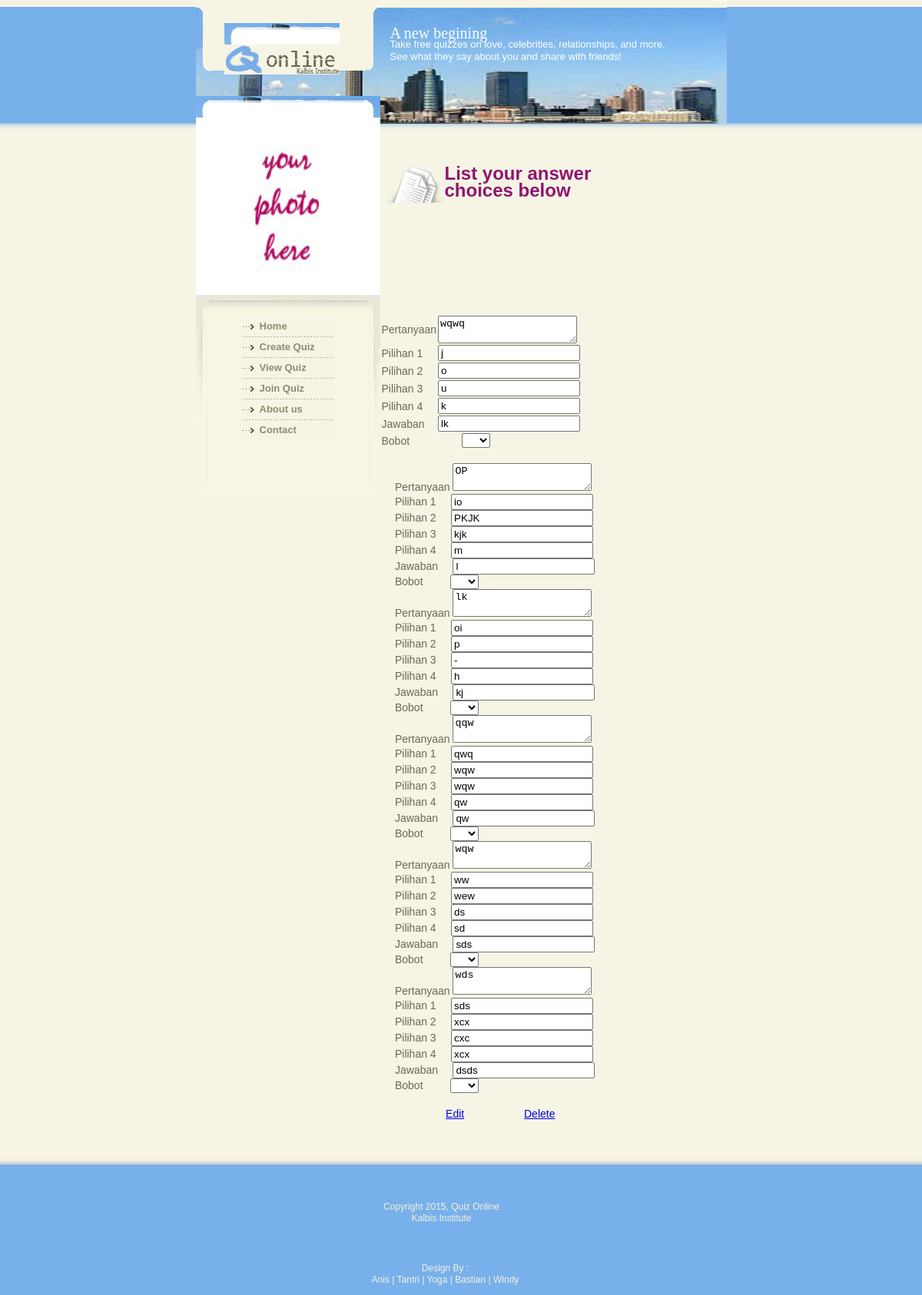
/view_quiz.php, run on the app's committed database.
### tables this page shows
CREATE TABLE IF NOT EXISTS `create_quiz` (
  `Kode_soal` int(11) NOT NULL AUTO_INCREMENT,
  `Matkul` text NOT NULL,
  `Pertanyaan` text NOT NULL,
  `Pilihan1` text NOT NULL,
  `Pilihan2` text NOT NULL,
  `Pilihan3` text NOT NULL,
  `Pilihan4` text NOT NULL,
  `Jawaban` text NOT NULL,
  `Bobot` int(11) NOT NULL,
  PRIMARY KEY (`Kode_soal`)
);

### view_quiz.php (the view, shortened to what this page needs)
<?php include ('koneksi.php'); ?>
<!DOCTYPE html PUBLIC "-//W3C//DTD XHTML 1.0 Transitional//EN" "http://www.w3.org/TR/xhtml1/DTD/xhtml1-transitional.dtd">
<html>
<head>
<link href="style.css" rel="stylesheet" type="text/css" />
</head>
<body>
<div id="mainPan">
  <div id="leftPan">
    <div id="leftTopPan"><img src="images/logo.jpg" title="Quiz Online" alt="Quiz Online" width="160" height="39" border="0" /></a> </div>
    <img src="images/user-online.jpg"; style="width:240px; height:231px; display:block; padding:28px 0 0;" />
	<ul>
      <li><a href="index.php">Home</a></li>
      <li><a href="create_quiz.php">Create Quiz</a></li>
      <li><a href="view_quiz.php">View Quiz</a></li>
	  <li><a href="join.php">Join Quiz</a></li>
      <li><a href="AboutUs.php">About us</a></li>
      <li class="contact"><a href="contact.php">Contact</a></li>
    </ul>
  </div>
  <div id="rightPan">
    <h1>A new begining<br />
     <span>Take free quizzes on love, celebrities, relationships, and more.
	  <br/>See what they say about you and share with friends!
	 </span></h1>
    <form action="view_quiz.php" method="post">
	<br>
	 <br>
	  <br>
		<table>
		<h4>
			List your answer choices below
		</h4>
		<table id="view_quiz">
			<?php
			$query = "SELECT * FROM create_quiz";
			$hasil = mysqli_query($koneksi, $query);
			while ($test = mysqli_fetch_assoc($hasil)){
			?>
		<tr>
			<br />
			<td width="67">Pertanyaan</td>
			<td width="269"><textarea name="question"><?php echo $test['Pertanyaan'];;?></textarea></td>
		</tr>
		<tr>
			<br />
			<td>Pilihan 1</td>
			<td><input type="text" name="pil1" value="<?php echo $test['Pilihan1'];?>"></td>
		</tr>
		<tr>
			<br />
			<td>Pilihan 2</td>
			<td><input type="text" name="pil2" value="<?php echo $test['Pilihan2'];?>"></td>
		</tr>
		<tr>
			<br />
			<td>Pilihan 3</td>
			<td><input type="text" name="pil3" value="<?php echo $test['Pilihan3'];?>"></td>
		</tr>
		<tr>
			<br />
			<td>Pilihan 4</td>
			<td><input type="text" name="pil4" value="<?php echo $test['Pilihan4'];?>"></td>
		</tr>
		<tr>
			<br />
			<td>Jawaban</td>
			<td><input type="text" name="answer" value="<?php echo $test['Jawaban'];?>"></td>
		</tr>
		<tr>
		<br />
			<td>Bobot</td>
			<td>
				<select name="bobot" value="<?php echo $test['Bobot'];?>">
					<option value=""></option>
					<option value="5">5</option>
				</select>
			</td>
		</tr>
		</table>
		<?php } ?>
		<tr>
		<br />
		<td colspan="2">
		 <br />
		&nbsp&nbsp&nbsp&nbsp&nbsp&nbsp&nbsp&nbsp&nbsp&nbsp&nbsp <a href="edit.php">Edit</a>
		&nbsp&nbsp&nbsp&nbsp&nbsp&nbsp&nbsp&nbsp&nbsp <a href="delete.php">Delete</a>
	</form>
	</div>
  </div>
<div id="footermainPan">
  <div id="footerPan">
    <p class="copyright">Copyright <?php echo date("Y"); ?>, Quiz Online <br>Kalbis Institute</br></p>
    <p class="design">Design By :<br />Anis | Tantri | Yoga | Bastian | Windy</p>
  </div>
</div>
</body>
</html>

### style.css (style rules this page uses)
body { margin:0px; padding:0px; background:url(images/mainbgg.jpg) 0 0 repeat-x #F6F4E4; color:#6B6854; font:14px/18px "Trebuchet MS", Arial, Helvetica, sans-serif; }
div, p, ul, h1, h2, h4, img, form, label ,table ,td,th { padding:0px; margin:0px; }
ul { list-style-type:none; }
#mainPan { width:691px; position:relative; margin:0 auto; padding:0px; }
img { width:240px; height:231px; display:block; background:url(images/img-bgg.jpg) 0 0 no-repeat; padding:28px 0 0; }
#leftPan { width:240px; float:left; }
#leftTopPan { width:240px; height:125px; position:relative; margin:0 auto; padding:0; background:url(images/left-topp.jpg) 0 0 no-repeat; }
#leftTopPan img { display: inline; width:150px; height:39px; margin:30px 0 0 37px; }
#leftPan ul { width:240px; height:231px; display:block; background:url(images/menu-bg.jpg) 0 0 no-repeat; padding:28px 0 0; }
#leftPan ul li { width:118px; height:27px; position:relative; margin:0 auto; background:url(images/dot.gif) 0 100% repeat-x; }
#leftPan ul li a { width:96px; height:26px; display:block; background:url(images/arrow-normal.gif) 0 50% no-repeat #F6F4E4; color:#8F8C73; font:13px/26px "Trebuchet MS", Arial, Helvetica, sans-serif; font-weight:bold; padding:0 0 0 22px; text-decoration:none; }
#leftPan ul li.contact { background:none; }
#rightPan { width:451px; float:left; }
#rightPan h1 { width:438px; height:124px; background:url(images/headerr.jpg) 0 0 no-repeat #D33F9F; color:#fff; font:20px/13px Georgia, "Times New Roman", Times, serif; padding:37px 0 0 13px; }
#rightPan h1 span { font:13px/16px "Trebuchet MS", Arial, Helvetica, sans-serif; }
#rightPan h4 { width:240px; height:50px; display:block; background:url(images/icon2.jpg) 0 0 no-repeat #F6F4E4; color:#8F146E; font-size:24px; line-height:22px; padding:0 0 0 75px; margin:0 0 0 9px; clear:both; }
#footermainPan { background:url(images/footerbgg.gif) 0 0 repeat-x #6B6854; color:#fff; position:relative; margin:0 auto; height:227px; clear:both; }
#footerPan { width:691px; position:relative; margin:0 auto; font:12px/15px "Trebuchet MS",Arial, Helvetica, sans-serif; font-weight:normal; }
#footerPan p.copyright { width:224px; background:#78b0eb; color:#F3F1DF; position:absolute; top:105px; left:208px; text-align:center; }
#footerPan p.design { width:214px; background:#78b0eb; color:#F3F1DF; position:absolute; top:185px; left:218px; text-align:center; }

### data on the page
create_quiz: question "wqwq", pil1 "j", pil2 "o", pil3 "u", pil4 "k", answer "lk"
create_quiz: question "OP", pil1 "io", pil2 "PKJK", pil3 "kjk", pil4 "m", answer "l"
create_quiz: question "lk", pil1 "oi", pil2 "p", pil3 "-", pil4 "h", answer "kj"
create_quiz: question "qqw", pil1 "qwq", pil2 "wqw", pil3 "wqw", pil4 "qw", answer "qw"
create_quiz: question "wqw", pil1 "ww", pil2 "wew", pil3 "ds", pil4 "sd", answer "sds"
create_quiz: question "wds", pil1 "sds", pil2 "xcx", pil3 "cxc", pil4 "xcx", answer "dsds"
